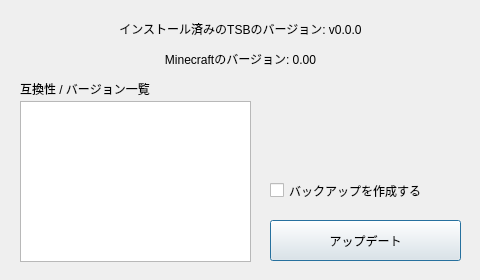
<?xml version="1.0" encoding="UTF-8"?>
<ui version="4.0">
 <class>Dialog</class>
 <widget class="QDialog" name="Dialog">
  <property name="geometry">
   <rect>
    <x>0</x>
    <y>0</y>
    <width>480</width>
    <height>280</height>
   </rect>
  </property>
  <property name="sizePolicy">
   <sizepolicy hsizetype="Fixed" vsizetype="Fixed">
    <horstretch>0</horstretch>
    <verstretch>0</verstretch>
   </sizepolicy>
  </property>
  <property name="minimumSize">
   <size>
    <width>0</width>
    <height>0</height>
   </size>
  </property>
  <property name="maximumSize">
   <size>
    <width>9999</width>
    <height>9999</height>
   </size>
  </property>
  <property name="windowTitle">
   <string>Dialog</string>
  </property>
  <widget class="QLabel" name="label">
   <property name="geometry">
    <rect>
     <x>20</x>
     <y>20</y>
     <width>441</width>
     <height>51</height>
    </rect>
   </property>
   <property name="text">
    <string>&lt;html&gt;&lt;head/&gt;&lt;body&gt;&lt;p align=&quot;center&quot;&gt;インストール済みのTSBのバージョン: v0.0.0&lt;/p&gt;&lt;p align=&quot;center&quot;&gt;Minecraftのバージョン: 0.00&lt;br/&gt;&lt;/p&gt;&lt;/body&gt;&lt;/html&gt;</string>
   </property>
  </widget>
  <widget class="QPushButton" name="pushButton">
   <property name="geometry">
    <rect>
     <x>270</x>
     <y>220</y>
     <width>191</width>
     <height>41</height>
    </rect>
   </property>
   <property name="text">
    <string>アップデート</string>
   </property>
  </widget>
  <widget class="QCheckBox" name="checkBox_2">
   <property name="geometry">
    <rect>
     <x>270</x>
     <y>180</y>
     <width>181</width>
     <height>21</height>
    </rect>
   </property>
   <property name="text">
    <string>バックアップを作成する</string>
   </property>
  </widget>
  <widget class="QListWidget" name="listWidget">
   <property name="geometry">
    <rect>
     <x>20</x>
     <y>101</y>
     <width>231</width>
     <height>161</height>
    </rect>
   </property>
  </widget>
  <widget class="QLabel" name="label_2">
   <property name="geometry">
    <rect>
     <x>20</x>
     <y>80</y>
     <width>231</width>
     <height>16</height>
    </rect>
   </property>
   <property name="text">
    <string>&lt;html&gt;&lt;head/&gt;&lt;body&gt;&lt;p&gt;互換性 / バージョン一覧&lt;/p&gt;&lt;/body&gt;&lt;/html&gt;</string>
   </property>
  </widget>
 </widget>
 <resources/>
 <connections/>
</ui>
